Frame 1 (no input): blank canvas, image omitted
Frame 60 (no input): blank canvas, image omitted
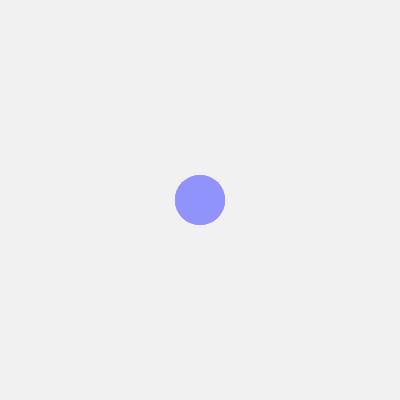
Frame 120 (the mouse pressed at the canvas centre since frame 60)

The p5.js sketch whose frames 1 and 60 were blank and that drew this single picture after the mouse press (run headless with seeded random() and noise() and a simulated clock; from frame 60 on, the mouse is pressed at the canvas centre):

// p5.js sketch
// ── sketch.js
function setup() {
  createCanvas(400, 400);
  noStroke();
  background(240);
}

function draw() {
  let r = map(mouseX, 0, width, 0, 255);
  let g = map(mouseY, 0, height, 0, 255);
  let b = 255;
  
  fill(r, g, b);
  if (mouseIsPressed) {
    ellipse(mouseX, mouseY, 50, 50);
  }
  
  fill(240, 40);
  rect(0, 0, width, height);
}
